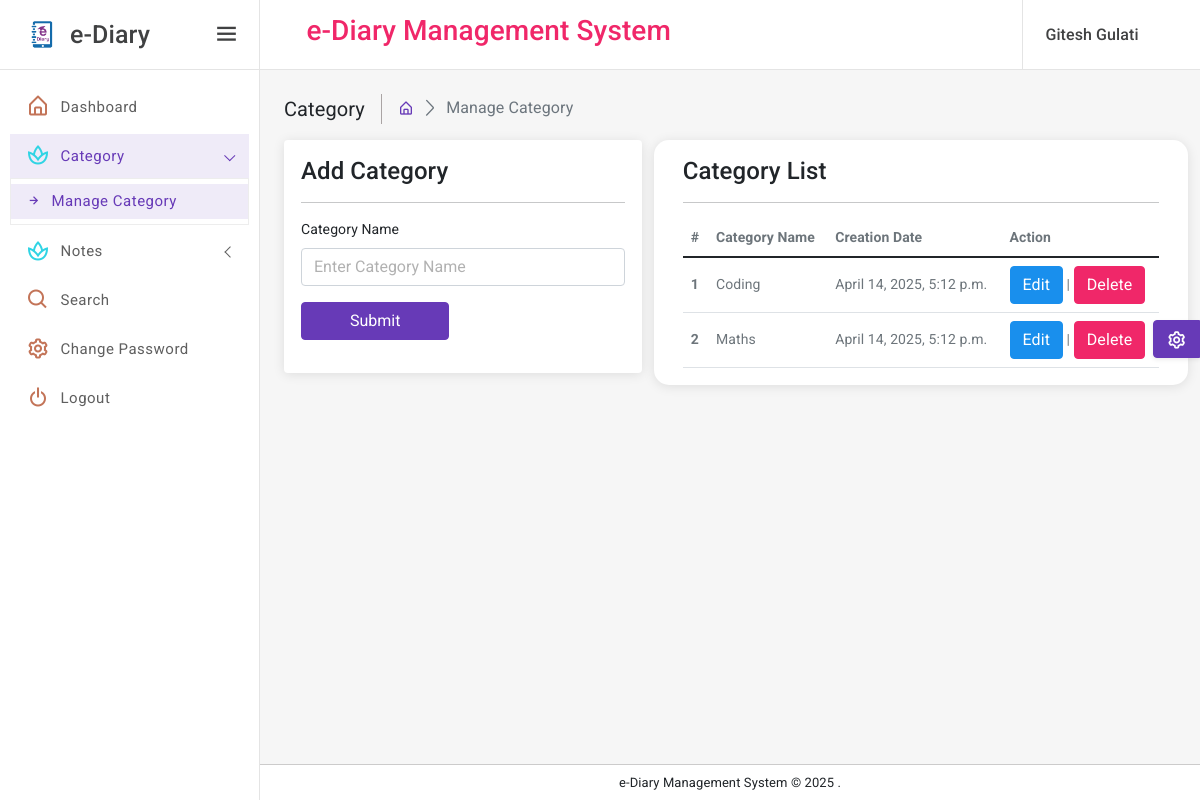
Screenshot of /manageCategory (signed in) with the database file from the repository.
### eDiary/models.py (models this page shows, shortened)
class Category(models.Model):
    signup = models.ForeignKey(Signup, on_delete=models.CASCADE, null=True)
    categoryName = models.CharField(max_length=150, null=True)
    CreationDate = models.DateTimeField(auto_now_add=True)

### eDiary/views.py (the view, shortened to what this page needs)
# urls.py: path('manageCategory', manageCategory, name='manageCategory'),
def manageCategory(request):
    if not request.user.is_authenticated:
        return redirect('user_login')
    user = User.objects.get(id=request.user.id)
    signup = Signup.objects.get(user=user)
    category = Category.objects.filter(signup=signup)
    return render(request, 'manageCategory.html', locals())

### eDiary/templates/manageCategory.html (shortened to what this page needs)
{% extends 'userbase.html' %}
{% load static %}
{% block main %}
<div class="page-wrapper">
    <div class="page-content-wrapper">
        <div class="page-content">
            <div class="page-breadcrumb d-none d-sm-flex align-items-center mb-3">
                <div class="breadcrumb-title pe-3">Category</div>
                <div class="ps-3">
                    <nav aria-label="breadcrumb">
                        <ol class="breadcrumb mb-0 p-0">
                            <li class="breadcrumb-item"><a href="{% url 'user_home' %}"><i class="bx bx-home-alt"></i></a>
                            </li>
                            <li class="breadcrumb-item active" aria-current="page">Manage Category</li>
                        </ol>
                    </nav>
                </div>
            </div>
            <div class="row">
                <div class="radius-15 col-xl-5 mx-auto">
                    <div class="card">
                        <div class="card-body">
                            <div class="card-title">
                                <h4 class="mb-0">Add Category</h4>
                            </div>
                            <hr>
                            <form method="post">
                                <div class="mb-3">
                                    <label class="form-label">Category Name</label>
                                    <input type="text" name="categoryName" placeholder="Enter Category Name"
                                           class="form-control" required>
                                </div>
                                <div class="mb-3">
                                    <button type="submit" class="btn btn-primary px-5">Submit</button>
                                </div>
                            </form>
                        </div>
                    </div>
                </div>
                <div class="card radius-15 col-xl-7">
                    <div class="card-body">
                        <div class="card-title">
                            <h4 class="mb-0">Category List</h4>
                        </div>
                        <hr/>
                        <div class="table-responsive">
                            <table class="table mb-0">
                                <thead>
                                <tr>
                                    <th scope="col">#</th>
                                    <th scope="col">Category Name</th>
                                    <th scope="col">Creation Date</th>
                                    <th scope="col">Action</th>
                                </tr>
                                </thead>
                                <tbody>
                                {% for i in category %}
                                <tr>
                                    <th scope="row">{{forloop.counter}}</th>
                                    <td>{{i.categoryName}}</td>
                                    <td>{{i.CreationDate}}</td>
                                    <td><a href="{% url 'editCategory' i.id %}" class="btn btn-info">Edit</a> |
                                    <a href="{% url 'deleteCategory' i.id %}" onclick="return confirm('Are you sure to Delete')" class="btn btn-danger">Delete</a></td>
                                </tr>
                                {% endfor %}
                                </tbody>
                            </table>
                        </div>
                    </div>
                </div>
            </div>
        </div>
    </div>
</div>
{% endblock %}

### eDiary/templates/userbase.html (shortened to what this page needs)
{% load static %}
<!DOCTYPE html>
<html lang="en">
<head>
    <link href="{% static 'assets/plugins/vectormap/jquery-jvectormap-2.0.2.css' %}" rel="stylesheet"/>
    <link href="{% static 'assets/plugins/simplebar/css/simplebar.css' %}" rel="stylesheet"/>
    <link href="{% static 'assets/plugins/perfect-scrollbar/css/perfect-scrollbar.css' %}" rel="stylesheet"/>
    <link href="{% static 'assets/plugins/metismenu/css/metisMenu.min.css' %}" rel="stylesheet"/>
    <link href="{% static 'assets/css/pace.min.css' %}" rel="stylesheet"/>
    <link rel="stylesheet" href="{% static 'assets/css/bootstrap.min.css' %}"/>
    <link rel="stylesheet" href="{% static 'assets/css/icons.css' %}"/>
    <link rel="stylesheet" href="{% static 'assets/css/app.css' %}"/>
    <link rel="stylesheet" href="{% static 'assets/css/dark-sidebar.css' %}"/>
    <link rel="stylesheet" href="{% static 'assets/css/dark-theme.css' %}"/>
</head>
<body>
<div class="wrapper">
    <div class="sidebar-wrapper" data-simplebar="true">
        <div class="sidebar-header">
            <div class="">
                <img src="{% static 'assets/images/logo-icon.png' %}" class="logo-icon-2" alt=""/>
            </div>
            <div>
                <h4 class="logo-text">e-Diary</h4>
            </div>
            <a href="javascript:;" class="toggle-btn ms-auto"> <i class="bx bx-menu"></i>
            </a>
        </div>
        <ul class="metismenu" id="menu">
            <li>
                <a href="{% url 'user_home' %}">
                    <div class="parent-icon icon-color-8"><i class="bx bx-home-alt"></i>
                    </div>
                    <div class="menu-title">Dashboard</div>
                </a>
            </li>
            <li>
                <a class="has-arrow" href="javascript:;">
                    <div class="parent-icon icon-color-10"><i class="bx bx-spa"></i>
                    </div>
                    <div class="menu-title">Category</div>
                </a>
                <ul>
                    <li><a href="{% url 'manageCategory' %}"><i class="bx bx-right-arrow-alt"></i>Manage Category</a>
                    </li>
                </ul>
            </li>
            <li>
                <a class="has-arrow" href="javascript:;">
                    <div class="parent-icon icon-color-10"><i class="bx bx-spa"></i>
                    </div>
                    <div class="menu-title">Notes</div>
                </a>
            </li>
            <li>
                <a href="{% url 'searchNotes' %}">
                    <div class="parent-icon icon-color-8"><i class="bx bx-search"></i>
                    </div>
                    <div class="menu-title">Search</div>
                </a>
            </li>
            <li>
                <a href="{% url 'changePassword' %}">
                    <div class="parent-icon icon-color-8"><i class="bx bx-cog"></i>
                    </div>
                    <div class="menu-title">Change Password</div>
                </a>
            </li>
            <li>
                <a href="/logout">
                    <div class="parent-icon icon-color-8"><i class="bx bx-power-off"></i>
                    </div>
                    <div class="menu-title">Logout</div>
                </a>
            </li>
        </ul>
    </div>
    <header class="top-header">
        <nav class="navbar navbar-expand">
            <div class="flex-grow-1 search-bar">
                <div class="input-group">
                    <center><h3 class="text-danger">e-Diary Management System</h3></center>
                </div>
            </div>
            <div class="right-topbar ms-auto">
                <ul class="navbar-nav">
                    <li class="nav-item dropdown dropdown-user-profile">
                        <a class="nav-link dropdown-toggle dropdown-toggle-nocaret" href="javascript:;"
                           data-bs-toggle="dropdown">
                            <div class="d-flex user-box align-items-center">
                                <div class="user-info">
                                    <p class="user-name mb-0">{{request.user.first_name}} {{request.user.last_name}}</p>
                                </div>
                            </div>
                        </a>
                    </li>
                </ul>
            </div>
        </nav>
    </header>
    {% block main %}
    {% endblock %}
    <div class="footer">
        <p class="mb-0">e-Diary Management System &copy;
            .
        </p>
    </div>
</div>
<div class="switcher-body">
    <button class="btn btn-primary btn-switcher shadow-sm" type="button" data-bs-toggle="offcanvas"
            data-bs-target="#offcanvasScrolling" aria-controls="offcanvasScrolling"><i class="bx bx-cog bx-spin"></i>
    </button>
</div>
</body>
</html>

### rows the page displays
Category: categoryName "Coding", CreationDate "April 14, 2025, 5:12 p.m."
Category: categoryName "Maths", CreationDate "April 14, 2025, 5:12 p.m."

### other values shown
{{ request.user.first_name }} "Gitesh"
{{ request.user.last_name }} "Gulati"
